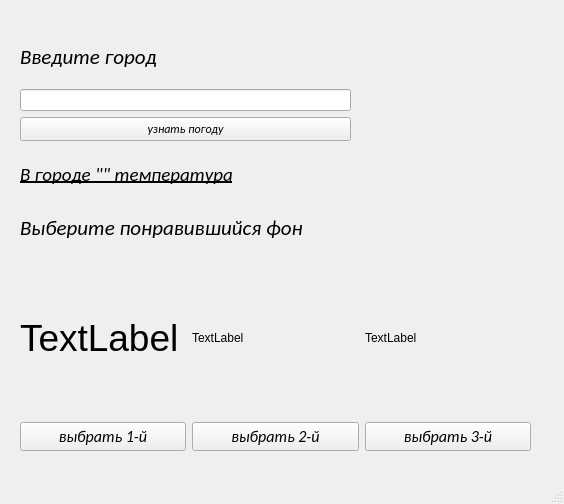
<?xml version="1.0" encoding="UTF-8"?>
<ui version="4.0">
 <class>MainWindow</class>
 <widget class="QMainWindow" name="MainWindow">
  <property name="geometry">
   <rect>
    <x>0</x>
    <y>0</y>
    <width>564</width>
    <height>504</height>
   </rect>
  </property>
  <property name="windowTitle">
   <string>MainWindow</string>
  </property>
  <widget class="QWidget" name="centralwidget">
   <widget class="QWidget" name="verticalLayoutWidget">
    <property name="geometry">
     <rect>
      <x>20</x>
      <y>30</y>
      <width>331</width>
      <height>111</height>
     </rect>
    </property>
    <layout class="QVBoxLayout" name="verticalLayout">
     <item>
      <widget class="QLabel" name="label_4">
       <property name="font">
        <font>
         <family>Calibri</family>
         <pointsize>16</pointsize>
         <italic>true</italic>
        </font>
       </property>
       <property name="text">
        <string>Введите город</string>
       </property>
      </widget>
     </item>
     <item>
      <widget class="QLineEdit" name="lineEdit"/>
     </item>
     <item>
      <widget class="QPushButton" name="pushbutton">
       <property name="font">
        <font>
         <family>Calibri</family>
         <pointsize>9</pointsize>
         <italic>true</italic>
        </font>
       </property>
       <property name="text">
        <string>узнать погоду</string>
       </property>
      </widget>
     </item>
    </layout>
   </widget>
   <widget class="QWidget" name="verticalLayoutWidget_2">
    <property name="geometry">
     <rect>
      <x>20</x>
      <y>150</y>
      <width>391</width>
      <height>101</height>
     </rect>
    </property>
    <layout class="QVBoxLayout" name="verticalLayout_2">
     <item>
      <widget class="QLabel" name="label_3">
       <property name="font">
        <font>
         <family>Calibri</family>
         <pointsize>14</pointsize>
         <weight>50</weight>
         <italic>true</italic>
         <bold>false</bold>
         <underline>true</underline>
        </font>
       </property>
       <property name="text">
        <string>В городе &quot;&quot; температура</string>
       </property>
      </widget>
     </item>
     <item>
      <widget class="QLabel" name="label_2">
       <property name="font">
        <font>
         <family>Calibri</family>
         <pointsize>16</pointsize>
         <weight>50</weight>
         <italic>true</italic>
         <bold>false</bold>
        </font>
       </property>
       <property name="text">
        <string>Выберите понравившийся фон</string>
       </property>
      </widget>
     </item>
    </layout>
   </widget>
   <widget class="QWidget" name="gridLayoutWidget">
    <property name="geometry">
     <rect>
      <x>20</x>
      <y>260</y>
      <width>511</width>
      <height>191</height>
     </rect>
    </property>
    <layout class="QGridLayout" name="gridLayout">
     <item row="1" column="0">
      <widget class="QPushButton" name="btn1">
       <property name="font">
        <font>
         <family>Calibri</family>
         <pointsize>12</pointsize>
         <italic>true</italic>
        </font>
       </property>
       <property name="text">
        <string>выбрать 1-й</string>
       </property>
      </widget>
     </item>
     <item row="1" column="1">
      <widget class="QPushButton" name="btn2">
       <property name="font">
        <font>
         <family>Calibri</family>
         <pointsize>12</pointsize>
         <italic>true</italic>
        </font>
       </property>
       <property name="text">
        <string>выбрать 2-й</string>
       </property>
      </widget>
     </item>
     <item row="1" column="2">
      <widget class="QPushButton" name="btn3">
       <property name="font">
        <font>
         <family>Calibri</family>
         <pointsize>12</pointsize>
         <italic>true</italic>
        </font>
       </property>
       <property name="text">
        <string>выбрать 3-й</string>
       </property>
      </widget>
     </item>
     <item row="0" column="0">
      <widget class="QLabel" name="label_5">
       <property name="font">
        <font>
         <pointsize>28</pointsize>
        </font>
       </property>
       <property name="text">
        <string>TextLabel</string>
       </property>
      </widget>
     </item>
     <item row="0" column="1">
      <widget class="QLabel" name="label_6">
       <property name="text">
        <string>TextLabel</string>
       </property>
      </widget>
     </item>
     <item row="0" column="2">
      <widget class="QLabel" name="label_7">
       <property name="text">
        <string>TextLabel</string>
       </property>
      </widget>
     </item>
    </layout>
   </widget>
  </widget>
  <widget class="QMenuBar" name="menubar">
   <property name="geometry">
    <rect>
     <x>0</x>
     <y>0</y>
     <width>564</width>
     <height>21</height>
    </rect>
   </property>
  </widget>
  <widget class="QStatusBar" name="statusbar"/>
 </widget>
 <resources/>
 <connections/>
</ui>
